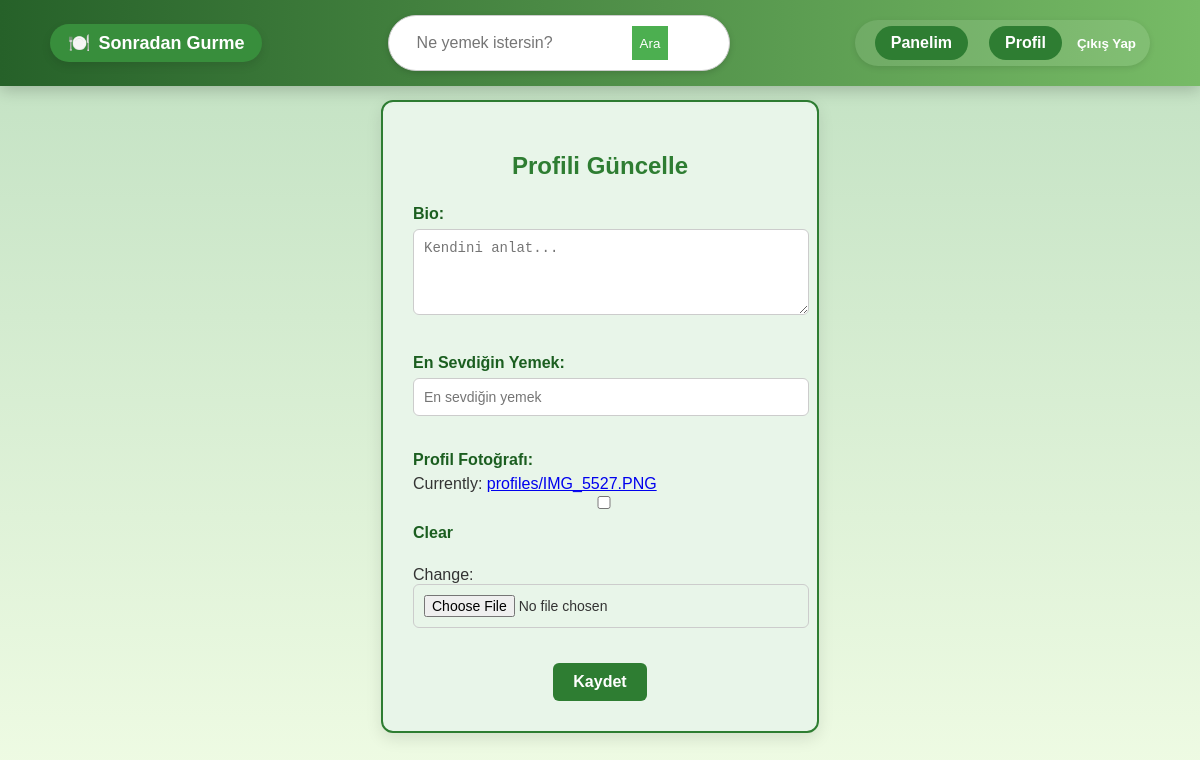
Before: /sgapp/profil/guncelle/ (signed in) with the older database file.
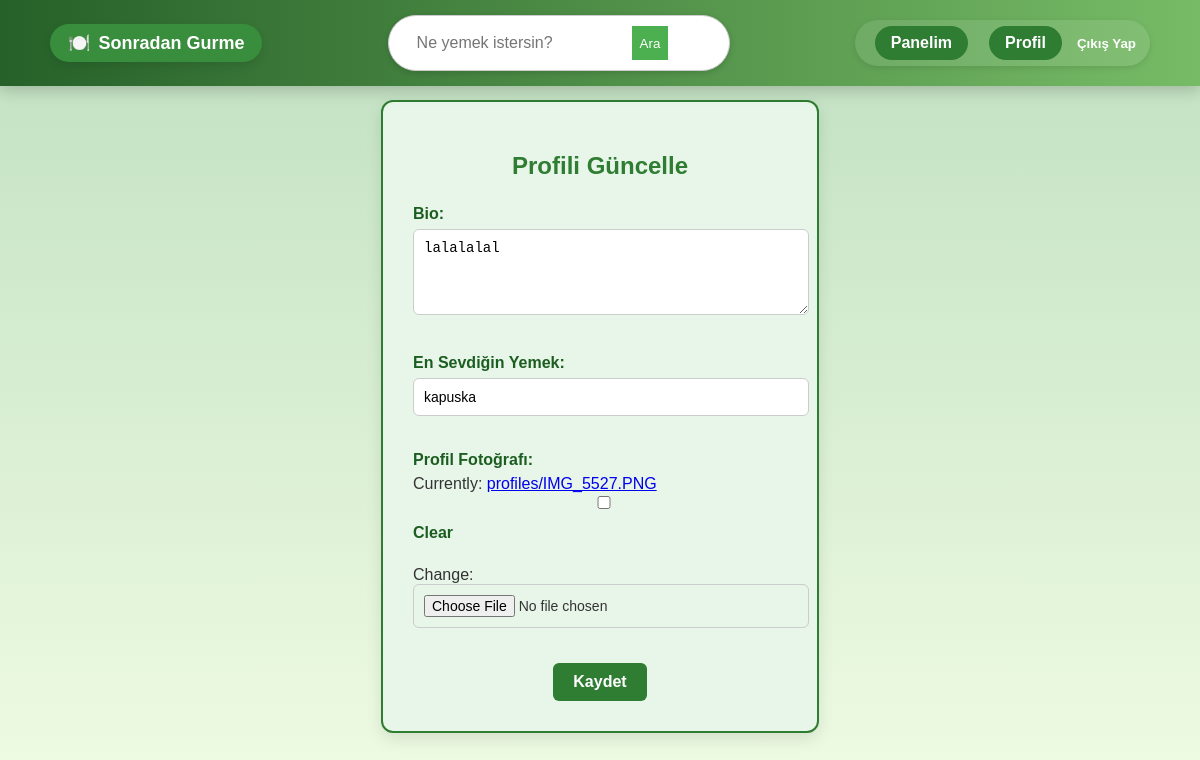
After: the same page with the newer database file.
### sgapp/models.py (models this page shows, shortened)
class User(AbstractUser):
    ROLE_CHOICES = (
        ('normal', 'Normal Kullanıcı'),
        ('gurme', 'Gurme'),
        ('moderator', 'Moderatör'),
    )
    role = models.CharField(max_length=10, choices=ROLE_CHOICES, default='normal')
    bio = models.TextField(blank=True)
    profile_picture = models.ImageField(upload_to='profiles/', null=True, blank=True)
    favorite_dish = models.CharField(max_length=100, blank=True, null=True)

### sgapp/views.py (the view)
# urls.py: path('profil/guncelle/', views.update_profile_view, name='update_profile'),
@login_required
def update_profile_view(request):
    user = request.user
    if request.method == 'POST':
        form = ProfileUpdateForm(request.POST, request.FILES, instance=user)
        if form.is_valid():
            form.save()
            return redirect('profile')
    else:
        form = ProfileUpdateForm(instance=user)
    return render(request, 'users/update_profile.html', {'form': form})

### sgapp/forms.py
class ProfileUpdateForm(forms.ModelForm):
    class Meta:
        model = User
        fields = ['bio', 'favorite_dish', 'profile_picture']
        widgets = {
            'bio': forms.Textarea(attrs={'rows': 4, 'placeholder': 'Kendini anlat...'}),
            'favorite_dish': forms.TextInput(attrs={'placeholder': 'En sevdiğin yemek'}),
        }

### sgapp/context_processors.py (called while the page is built, shortened)
def moderator_bildirimler(request):
    return {}

### templates/users/update_profile.html (shortened to what this page needs)
{% extends "base.html" %}
{% block content %}
<div class="form-container">
    <h2>Profili Güncelle</h2>
    <form method="POST" enctype="multipart/form-data">
        <div class="form-group">
            <label for="id_bio">Bio:</label>
            {{ form.bio }}
        </div>
        <div class="form-group">
            <label for="id_favorite_dish">En Sevdiğin Yemek:</label>
            {{ form.favorite_dish }}
        </div>
        <div class="form-group">
            <label for="id_profile_picture">Profil Fotoğrafı:</label>
            {{ form.profile_picture }}
        </div>
        <button type="submit">Kaydet</button>
    </form>
</div>
{% endblock %}

Changed rows visible on the page:
changed User: bio (not shown) → "lalalalal"; favorite_dish (not shown) → "kapuska"
